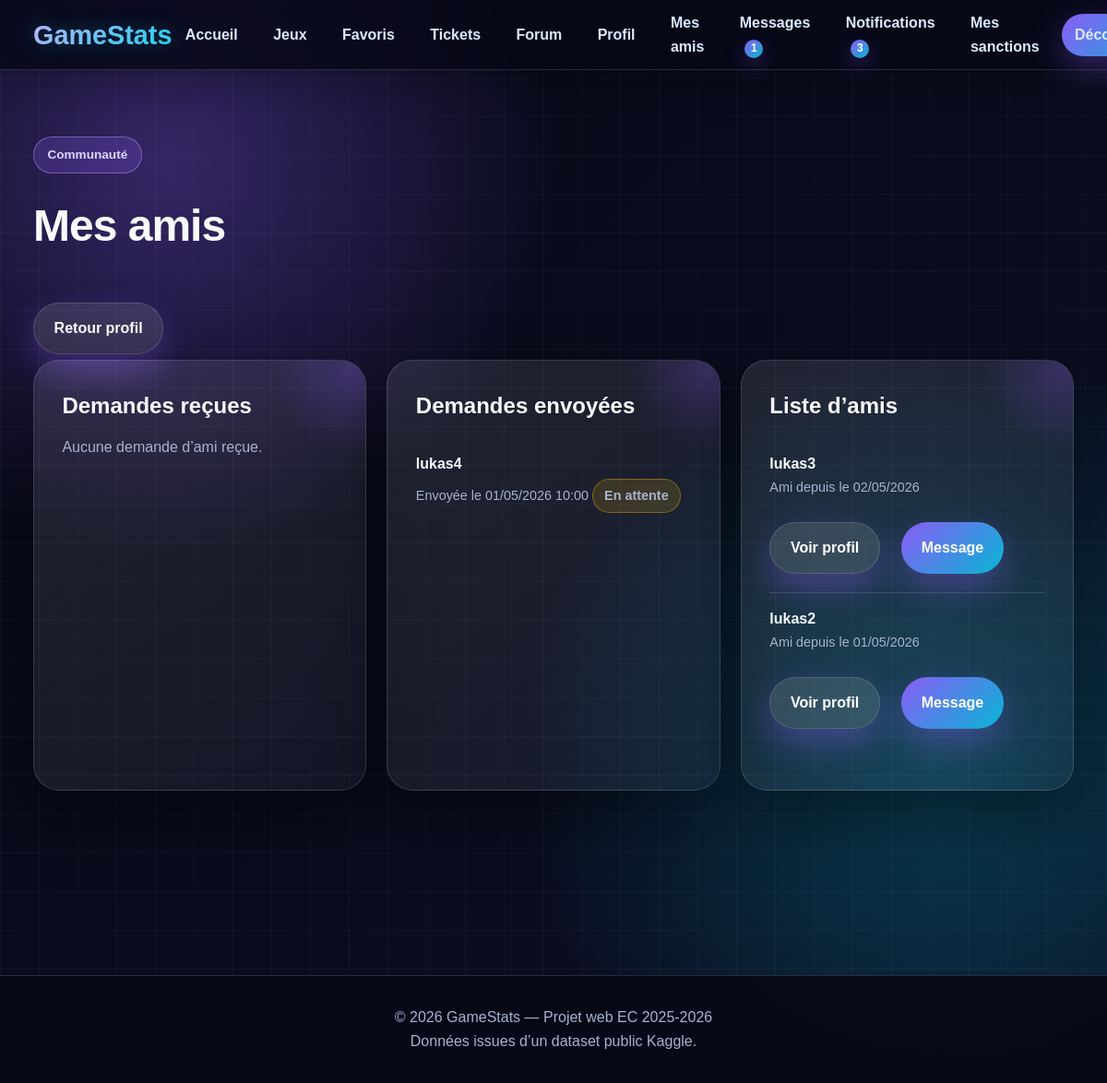
The page /friends.php (signed in) on the database its author committed.
### tables this page shows
CREATE TABLE friend_requests (
    id INT AUTO_INCREMENT PRIMARY KEY,
    sender_id INT NOT NULL,
    receiver_id INT NOT NULL,
    status ENUM('pending', 'accepted', 'rejected') DEFAULT 'pending',
    created_at DATETIME DEFAULT CURRENT_TIMESTAMP,
    responded_at DATETIME DEFAULT NULL,
    UNIQUE KEY unique_friend_request (sender_id, receiver_id),
    FOREIGN KEY (sender_id) REFERENCES users(id) ON DELETE CASCADE,
    FOREIGN KEY (receiver_id) REFERENCES users(id) ON DELETE CASCADE
);

CREATE TABLE users (
    id INT AUTO_INCREMENT PRIMARY KEY,
    username VARCHAR(50) NOT NULL UNIQUE,
    email VARCHAR(100) NOT NULL UNIQUE,
    password VARCHAR(255) NOT NULL,
    avatar VARCHAR(255) DEFAULT NULL,
    bio TEXT DEFAULT NULL,
    role ENUM('user', 'admin') DEFAULT 'user',
    is_banned TINYINT(1) DEFAULT 0,
    ban_reason VARCHAR(255) DEFAULT NULL,
    email_verified TINYINT(1) DEFAULT 0,
    email_verification_token VARCHAR(255) DEFAULT NULL,
    email_verified_at DATETIME DEFAULT NULL,
    created_at DATETIME DEFAULT CURRENT_TIMESTAMP
);

CREATE TABLE friendships (
    id INT AUTO_INCREMENT PRIMARY KEY,
    user_id INT NOT NULL,
    friend_id INT NOT NULL,
    created_at DATETIME DEFAULT CURRENT_TIMESTAMP,
    UNIQUE KEY unique_friendship (user_id, friend_id),
    FOREIGN KEY (user_id) REFERENCES users(id) ON DELETE CASCADE,
    FOREIGN KEY (friend_id) REFERENCES users(id) ON DELETE CASCADE
);

### www/friends.php (the view, shortened to what this page needs)
<?php
require_once 'includes/db.php';
$userId = (int)$_SESSION['user']['id'];
$stmt = $pdo->prepare(
    'SELECT
        friend_requests.*,
        users.username,
        users.avatar
     FROM friend_requests
     INNER JOIN users ON friend_requests.sender_id = users.id
     WHERE friend_requests.receiver_id = ?
     AND friend_requests.status = "pending"
     ORDER BY friend_requests.created_at DESC'
);
$stmt->execute([$userId]);
$receivedRequests = $stmt->fetchAll();
$stmt = $pdo->prepare(
    'SELECT
        friend_requests.*,
        users.username,
        users.avatar
     FROM friend_requests
     INNER JOIN users ON friend_requests.receiver_id = users.id
     WHERE friend_requests.sender_id = ?
     AND friend_requests.status = "pending"
     ORDER BY friend_requests.created_at DESC'
);
$stmt->execute([$userId]);
$sentRequests = $stmt->fetchAll();
$stmt = $pdo->prepare(
    'SELECT
        users.id,
        users.username,
        users.avatar,
        users.bio,
        friendships.created_at AS friendship_created_at
     FROM friendships
     INNER JOIN users ON friendships.friend_id = users.id
     WHERE friendships.user_id = ?
     ORDER BY friendships.created_at DESC'
);
$stmt->execute([$userId]);
$friends = $stmt->fetchAll();
include 'includes/header.php';
?>
<section class="section">
    <div class="container">
        <div class="admin-header">
            <div>
                <span class="eyebrow">Communauté</span>
                <h1 class="section-title">Mes amis</h1>
            </div>
            <a href="profile.php" class="btn btn-secondary">Retour profil</a>
        </div>
        <div class="dashboard-grid">
            <article class="info-box">
                <h2>Demandes reçues</h2>
                <?php if (empty($receivedRequests)): ?>
                    <p>Aucune demande d’ami reçue.</p>
                <?php endif; ?>
            </article>
            <article class="info-box">
                <h2>Demandes envoyées</h2>
                <?php if (empty($sentRequests)): ?>
                    <p>Aucune demande envoyée en attente.</p>
                <?php else: ?>
                    <ul class="dashboard-list">
                        <?php foreach ($sentRequests as $request): ?>
                            <li>
                                <strong>
                                    <a href="user.php?id=<?= htmlspecialchars($request['receiver_id']) ?>">
                                        <?= htmlspecialchars($request['username']) ?>
                                    </a>
                                </strong>
                                <span>
                                    Envoyée le <?= htmlspecialchars(date('d/m/Y H:i', strtotime($request['created_at']))) ?>
                                </span>
                                <span class="status-badge status-pending">
                                    En attente
                                </span>
                            </li>
                        <?php endforeach; ?>
                    </ul>
                <?php endif; ?>
            </article>
            <article class="info-box">
                <h2>Liste d’amis</h2>
                <?php if (empty($friends)): ?>
                    <p>Tu n’as pas encore d’amis.</p>
                    <a href="community.php" class="btn btn-secondary">Découvrir la communauté</a>
                <?php else: ?>
                    <ul class="dashboard-list">
                        <?php foreach ($friends as $friend): ?>
                            <li>
                                <strong>
                                    <a href="user.php?id=<?= htmlspecialchars($friend['id']) ?>">
                                        <?= htmlspecialchars($friend['username']) ?>
                                    </a>
                                </strong>
                                <span>
                                    Ami depuis le <?= htmlspecialchars(date('d/m/Y', strtotime($friend['friendship_created_at']))) ?>
                                </span>
                                <div class="notification-actions" style="margin-top: 0.8rem;">
                                    <a href="user.php?id=<?= htmlspecialchars($friend['id']) ?>" class="btn btn-secondary">
                                        Voir profil
                                    </a>
                                    <a href="messages.php?user_id=<?= htmlspecialchars($friend['id']) ?>" class="btn">
                                        Message
                                    </a>
                                </div>
                            </li>
                        <?php endforeach; ?>
                    </ul>
                <?php endif; ?>
            </article>
        </div>
    </div>
</section>
<?php include 'includes/footer.php'; ?>

### www/assets/css/style.css (style rules this page uses)
* { box-sizing: border-box; margin: 0; padding: 0; }
:root { --bg: #070816; --bg2: #0b1024; --card: rgba(255,255,255,0.08); --text: #f8fafc; --muted: #a8b3cf; --primary: #8b5cf6; --secondary: #06b6d4; --border: rgba(255,255,255,0.14); --shadow: 0 30px 80px rgba(0,0,0,0.45); }
html, body { overflow-x: hidden; }
body { font-family: Arial, Helvetica, sans-serif; background: radial-gradient(circle at 15% 15%, rgba(139,92,246,0.35), transparent 30%), radial-gradient(circle at 85% 70%, rgba(6,182,212,0.28), transparent 35%), linear-gradient(135deg, var(--bg), var(--bg2)); color: var(--text); line-height: 1.6; min-height: 100vh; }
body::before { content: ""; position: fixed; inset: 0; background-image: linear-gradient(rgba(255,255,255,0.035) 1px, transparent 1px), linear-gradient(90deg, rgba(255,255,255,0.035) 1px, transparent 1px); background-size: 42px 42px; pointer-events: none; z-index: -1; }
a { color: inherit; text-decoration: none; }
.container { width: min(1180px, 92%); margin: 0 auto; }
.eyebrow { display: inline-block; margin-bottom: 1.2rem; padding: 0.5rem 0.9rem; border-radius: 999px; background: rgba(139,92,246,0.22); border: 1px solid rgba(196,181,253,0.4); color: #ddd6fe; font-weight: 900; font-size: 0.85rem; }
.btn { display: inline-flex; align-items: center; justify-content: center; border: none; cursor: pointer; background: linear-gradient(135deg, var(--primary), var(--secondary)); color: white; padding: 0.9rem 1.35rem; border-radius: 999px; font-weight: 900; box-shadow: 0 15px 35px rgba(139,92,246,0.35); transition: 0.2s; width: fit-content; position: relative; overflow: hidden; margin-top: 0.75rem; margin-right: 0.65rem; margin-bottom: 0.35rem; }
.btn::after { content: ""; position: absolute; inset: 0; background: linear-gradient(120deg, transparent, rgba(255,255,255,0.25), transparent); transform: translateX(-120%); transition: 0.45s; }
.btn-secondary { background: rgba(255,255,255,0.12); border: 1px solid var(--border); }
.section { padding: 4.5rem 0; animation: fadeUp 0.6s ease both; }
.section-title { font-size: clamp(2.2rem, 4vw, 3.4rem); margin-bottom: 2rem; letter-spacing: -1px; }
.card, .game-card, .info-box, .auth-card, .filters, .table-wrapper { background: linear-gradient(145deg, rgba(255,255,255,0.10), rgba(255,255,255,0.045)); border: 1px solid var(--border); backdrop-filter: blur(20px); box-shadow: var(--shadow); border-radius: 28px; padding: 1.9rem; transition: transform 0.25s ease, box-shadow 0.25s ease, border-color 0.25s ease; }
.card p, .game-card p, .info-box p, .auth-card p { color: var(--muted); }
.info-box { position: relative; overflow: hidden; }
.info-box::before { content: ""; position: absolute; width: 180px; height: 180px; right: -80px; top: -80px; background: radial-gradient(circle, rgba(139,92,246,0.25), transparent 70%); pointer-events: none; }
.info-box h2 { margin-bottom: 0.8rem; }
.dashboard-grid { display: grid; grid-template-columns: 1fr 1fr 1fr; gap: 1.4rem; margin-bottom: 3rem; }
.dashboard-list { list-style: none; margin: 1rem 0; }
.dashboard-list li { padding: 0.9rem 0; border-bottom: 1px solid var(--border); }
.dashboard-list li:last-child { border-bottom: none; }
.dashboard-list strong { display: block; }
.dashboard-list span { color: var(--muted); font-size: 0.9rem; }
.status-badge { display: inline-flex; align-items: center; gap: 0.35rem; width: fit-content; padding: 0.35rem 0.75rem; border-radius: 999px; font-size: 0.8rem; font-weight: 900; border: 1px solid transparent; margin: 0.25rem 0 0.8rem 0; }
.status-pending { background: rgba(234,179,8,0.16); border-color: rgba(234,179,8,0.4); color: #fef08a; }
.container { width: min(1440px, 94%); }
.notification-actions { display: flex; gap: 0.8rem; flex-wrap: wrap; margin-top: 1rem; }

### rows shown on the page
friend_requests: receiver.username "lukas4", created_at "01/05/2026 10:00"
friendships: friend.username "lukas3", created_at "02/05/2026"
friendships: friend.username "lukas2", created_at "01/05/2026"

### other values the page prints
$unreadMessagesCount "1"
$unreadNotificationsCount "3"
